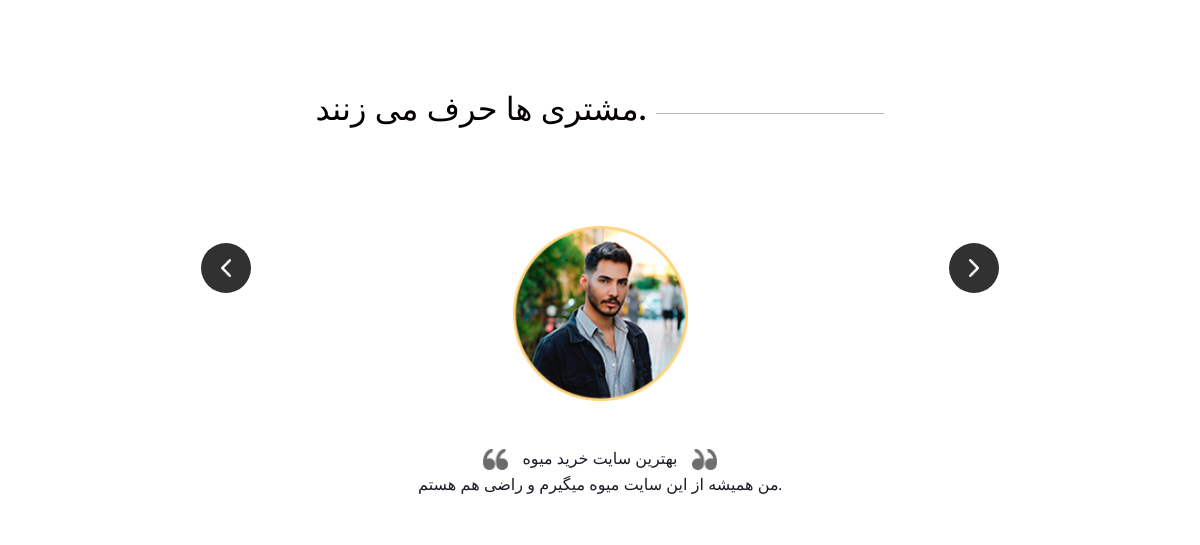
Page /testimonial/two/ on the committed database.
### testimonial_module/models.py (models this page shows)
class testimonial(models.Model):
    image_testimonial = models.ImageField(verbose_name = 'عکس گواهینامه')
    user_name = models.CharField(max_length=300,verbose_name='نام و نام خانوادگی')
    short_description = models.CharField(max_length=400,verbose_name='توضیحات کوتاه')
    description = models.TextField(verbose_name='توضیحات')
    is_active = models.BooleanField(default=True,verbose_name='فعال/غیرفعال')
    is_deleted = models.BooleanField(default=False,verbose_name='حذف شده/نشده')

### testimonial_module/views.py (the view)
# urls.py: path('two/'  , views.two.as_view()     , name = 'test_one'  ),
class two(TemplateView):
    template_name = 'testimonial_module/testimonial.html'
    def get_context_data(self, **kwargs):
        context = super().get_context_data(**kwargs)
        data = testimonial.objects.all()
        print(data)
        context['testimonials'] = data
        return context

### testimonial_module/templates/testimonial_module/testimonial.html (shortened to what this page needs)
{%load static %} {%load render_partial %}
<!DOCTYPE html>
<html>
<head>
    <link rel="stylesheet" type="text/css" href="https://cdnjs.cloudflare.com/ajax/libs/OwlCarousel2/2.1.3/assets/owl.carousel.min.css" />
    <link rel="stylesheet" type="text/css" href="{% static 'css/bootstrap.css' %}" />
    <link href="{% static 'css/style.css' %}" rel="stylesheet" />
    <link href="{% static 'css/responsive.css' %}" rel="stylesheet" />
</head>
<body class="sub_page">
    <section class="client_section layout_padding">
        <div class="container ">
            <div class="heading_container">
                <h2>
                    مشتری ها حرف می زنند.
                </h2>
                <hr>
            </div>
            <div id="carouselExample2Controls" class="carousel slide" data-ride="carousel">
                <div class="carousel-inner">
                    {%for testimonial in testimonials %}
                    <div class="carousel-item {% if forloop.first %}active{%endif%}">
                        <div class="client_container layout_padding-top">
                            <div class="img-box">
                                <img src="{{testimonial.image_testimonial.url}}" alt="">
                            </div>
                            <div class="detail-box">
                                <p>
                                    <img src="{% static  'images/left-quote.png' %}" alt="">
                                    <span>
                   {{testimonial.short_description}}
                  </span>
                                    <img src="{% static  'images/right-quote.png' %}" alt="">
                                    <br> {{testimonial.description}}
                                </p>
                            </div>
                        </div>
                    </div>
                    {%endfor%}
                </div>
                <a class="carousel-control-prev" href="#carouselExample2Controls" role="button" data-slide="prev">
                </a>
                <a class="carousel-control-next" href="#carouselExample2Controls" role="button" data-slide="next">
                </a>
            </div>
        </div>
    </section>
</body>
</html>

### static/css/style.css (style rules this page uses)
body { font-family: "Poppins", sans-serif; color: #040000; background-color: #ffffff; }
.layout_padding { padding: 90px 0; }
.layout_padding-top { padding-top: 90px; }
a, a:hover, a:focus { text-decoration: none; }
.client_section .heading_container { display: -webkit-box; display: -ms-flexbox; display: flex; -webkit-box-align: center; -ms-flex-align: center; align-items: center; -webkit-box-pack: center; -ms-flex-pack: center; justify-content: center; }
.client_section .heading_container hr { width: 20%; height: 1px; border: none; margin: 0; margin-left: 10px; background-color: #b7b7b7; }
.client_section .client_container { display: -webkit-box; display: -ms-flexbox; display: flex; -webkit-box-orient: vertical; -webkit-box-direction: normal; -ms-flex-direction: column; flex-direction: column; -webkit-box-align: center; -ms-flex-align: center; align-items: center; text-align: center; width: 85%; margin: auto; }
.client_section .client_container .img-box { width: 175px; border-radius: 100%; }
.client_section .client_container .img-box img { width: 100%; }
.client_section .client_container .detail-box { margin-top: 25px; }
.client_section .client_container .detail-box p { color: #1d1b28; margin: 20px; }
.client_section .client_container .detail-box p img { width: 25px; margin: 3px 10px; }
.client_section .client_container .detail-box img { width: 60px; }
.client_section .carousel-control-prev, .client_section .carousel-control-next { width: 50px; height: 50px; border-radius: 100%; background-color: #313131; opacity: 1; top: 28%; background-repeat: no-repeat; background-position: center; background-size: 10px; }
.client_section .carousel-control-prev { background-image: url(../images/prev.png); left: 15%; }
.client_section .carousel-control-next { background-image: url(../images/next.png); right: 15%; }

### static/css/responsive.css (style rules this page uses)
@media (min-width: 1200px) { .container { max-width: 1170px; } }

### rows in the picture
testimonial: image_testimonial (picture), short_description "بهترین سایت خرید میوه", description "من همیشه از این سایت میوه میگیرم و راضی هم هستم."
